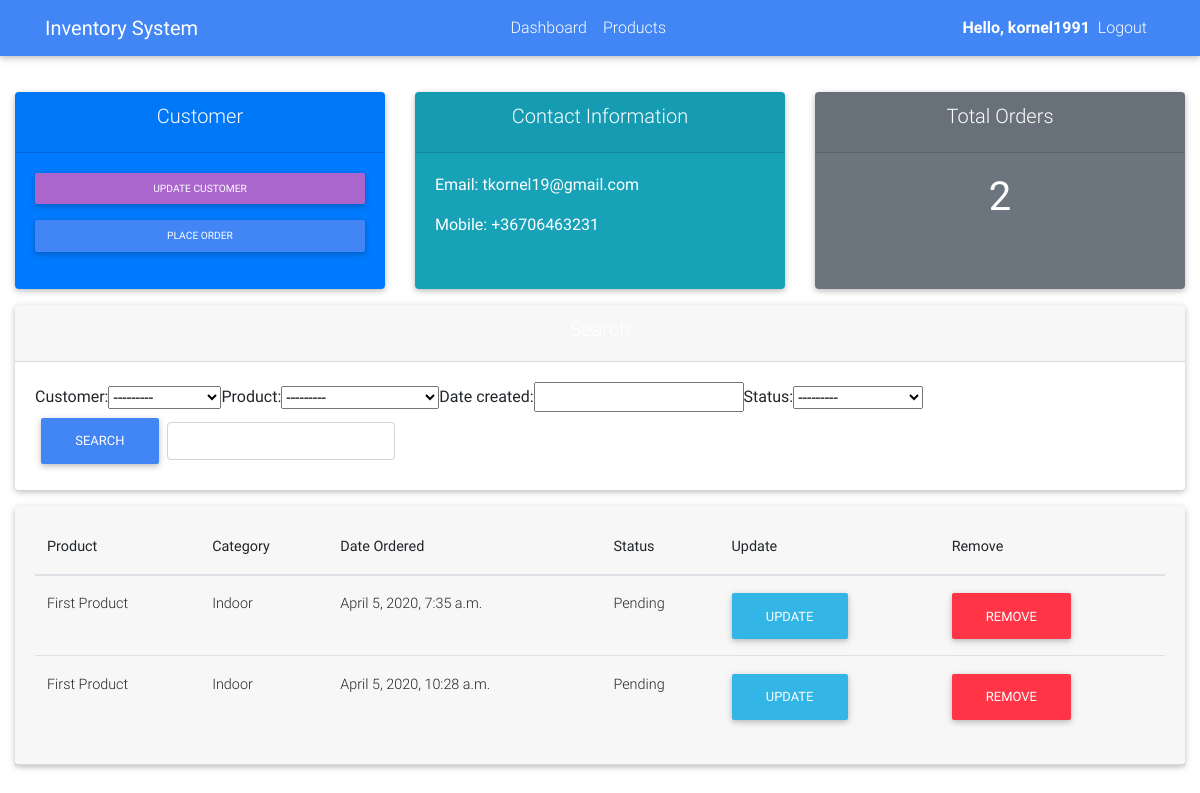
Screenshot of /customer/1/ (signed in) with the database file from the repository.
### inventory/models.py (models this page shows, shortened)
class Customer(models.Model):
    user = models.OneToOneField(User, null=True, on_delete=models.CASCADE)
    name = models.CharField(max_length=150, null=True)
    phone = models.CharField(max_length=150, null=True)
    email = models.CharField(max_length=150, null=True)
    profile_pic = models.ImageField(null=True, blank=True)
    date_created = models.DateTimeField(auto_now_add=True, null=True)
    def __str__(self):
        return self.name

class Order(models.Model):
    STATUS = (
        ('Pending', 'Pending'),
        ('Out for delivery', 'Out for delivery'),
        ('Delivered', 'Delivered')
    )
    customer = models.ForeignKey(Customer, null=True, on_delete=models.SET_NULL)
    product = models.ForeignKey(Product, null=True, on_delete=models.SET_NULL)
    date_created = models.DateTimeField(auto_now_add=True, null=True)
    status = models.CharField(max_length=200, null=True, choices=STATUS)

class Product(models.Model):
    CATEGORY = (
        ('Indoor', 'Indoor'),
        ('Out Door', 'Out Door'),
    )
    name = models.CharField(max_length=50)
    category = models.CharField(max_length=50, choices=CATEGORY)
    description = models.CharField(max_length=100)
    date_created = models.DateTimeField(auto_now_add=True, null=True)
    price = models.FloatField(null=True)
    def __str__(self):
        return self.name

### inventory/decorators.py (the view)
        def wrapper_func(request, *args, **kwargs):
            group = None
            if request.user.groups.exists():
                group = request.user.groups.all()[0].name
            if group in allowed_roles:
                return view_func(request, *args, **kwargs)
            else:
                return HttpResponse("Youre are not authorized to view this page ")

### inventory/views.py (called while the page is built)
@login_required(login_url='login')
@allowed_users(allowed_roles=['admin'])
def customer(request, pk_test):
    customer = Customer.objects.get(id=pk_test)
    orders = customer.order_set.all()
    myfilter = OrderFilter(request.GET, queryset=orders)
    orders = myfilter.qs
    order_count = orders.count()
    context = {'customer': customer, 'orders': orders, 'order_count': order_count, 'myfilter': myfilter}
    return render(request, 'customer.html', context)

### inventory/templates/customer.html
    {% extends 'layout.html' %}
    {% block content %}
    <br>
    <div class="row">
        <div class="col">
            <div class="card mb-3 h-100" id="orders-total">
                <div class="card-header text-center text-white">
                    <h5 class="card-title">Customer</h5>
                </div>
                <div class="card-body">
                    <a href="" class="btn mb-3 btn-secondary btn-sm btn-block">Update Customer</a>
                    <a href="{% url 'create_order' customer.id %}" class="btn btn-primary btn-sm btn-block">Place Order</a>
                </div>
            </div>
        </div>
        <div class="col">
            <div class="card mb-3 h-100" id="orders-delivered">
                <div class="card-header text-center text-white">
                    <h5 class="card-title">Contact Information</h5>
                </div>
                <div class="card-body">
                    <form action="get">
                        <div class="form-group">
                            <p class="text-white">Email: {{ customer.email }}</p>
                            <p class="text-white">Mobile: {{ customer.phone }}</p>
                        </div>
                    </form>
                </div>
            </div>
        </div>
        <div class="col">
            <div class="card mb-3 h-100" id="total-orders">
                <div class="card-header text-center text-white">
                    <h5 class="card-title">Total Orders</h5>
                </div>
                <div class="card-body">
                    <h1 class="text-center text-white">{{ order_count }}</h1>
                </div>
            </div>
        </div>
    </div>
    <div class="row">
        <div class="col">
            <div class="card mb-3 mt-3" id="search">
                <div class="card-header text-center text-white">
                    <h5>Search</h5>
                </div>
                <div class="card-body">
                    <form class="form-inline" action="get">
                        {{myfilter.form}}
                        <div class="form-group">
                            <button class="btn btn-primary mr-2">Search</button>
                            <input type="text" class="form-control " id="search" name="search">
                        </div>
                    </form>
                </div>
            </div>
        </div>
    </div>
    <div class="row">
        <div class="col">
            <div class="card mb-3" id="">
                <div class="card-header text-white">
                    <div class="table-responsive">
                        <table class="table ">
                          <thead>
                            <tr>
                              <th scope="col">Product</th>
                              <th scope="col">Category</th>
                                <th scope="col">Date Ordered</th>
                                <th scope="col">Status</th>
                                <th scope="col">Update</th>
                                <th scope="col">Remove</th>
                            </tr>
                          </thead>
                            {%  for order in orders %}
                            <tr>
                                <td>{{ order.product }}</td>
                                <td>{{ order.product.category }}</td>
                                <td>{{ order.date_created }}</td>
                                <td>{{ order.status }}</td>
                                <td><a class="btn btn-info" href="{% url 'update_order' order.id %}">Update</a></td>
                                <td><a class="btn btn-danger" href="{% url 'delete_order' order.id %}">Remove</a></td>
                            </tr>
                            {% endfor %}
                        </table>
                    </div>
                </div>
            </div>
        </div>
    </div>
    {% endblock %}

### inventory/templates/layout.html (shortened to what this page needs)
{% load static %}
<!DOCTYPE html>
<html lang="en">
<head>
  <link rel="stylesheet" href="https://use.fontawesome.com/releases/v5.8.1/css/all.css">
    <link href="{% static 'css/bootstrap.min.css' %}" rel="stylesheet">
    <link href="{% static 'css/mdb.min.css' %}" rel="stylesheet">
    <link href="{% static 'css/layout.css' %}" rel="stylesheet">
    <link href="{% static 'css/style.min.css' %}" rel="stylesheet">
</head>
<body>
    {% include "navbar.html" %}
    <div class="container-fluid">
    <div class="mt-1 pt-2">
    </div>
    {% block content %}
    {% endblock content %}
    </div>
</body>
</html>

### inventory/templates/navbar.html (shortened to what this page needs)
<nav class="navbar navbar-expand-lg navbar-dark bg-primary">
    <div class="container">
      <a class="navbar-brand waves-effect" href="/">
        <strong class="white-text">Inventory System</strong>
      </a>
      <div class="collapse navbar-collapse" id="navbarSupportedContent">
        <ul class="navbar-nav ml-auto">
         {% if request.user.is_authenticated %}
          <li class="nav-item">
          <a class="nav-link" href="{% url 'home' %}">Dashboard</a>
          </li>
          <li class="nav-item">
            <a class="nav-link" href="{% url 'products' %}">Products</a>
          </li>
        </ul>
        <ul class="navbar-nav ml-auto">
          <li class="nav-item d-flex align-items-center">
            <span class="clearfix text-white hello-msg">Hello, {{request.user}}</span>
          </li>
          <li class="nav-item">
            <a class="nav-link waves-effect" href="{% url 'logout' %}">
              <span class="clearfix d-none d-sm-inline-block"> Logout </span>
            </a>
          </li>
        </ul>
          {% endif %}
      </div>
    </div>
  </nav>

### inventory/templates/scripts.html (shortened to what this page needs)
{% load static %}

### inventory/static/css/layout.css (style rules this page uses)
#orders-total { background-color: #007bff; }
#orders-delivered { background-color: #17a2b8; }
span.hello-msg { font-weight: bold; }
#total-orders { background-color: #6c757d; }

### inventory/templates/layout.html (style rules this page uses)
html, body, header, .carousel { height: 60vh; }

### rows the page displays
Customer: email "tkornel19@gmail.com", phone "+36706463231"
Order: product "First Product", product.category "Indoor", date_created "April 5, 2020, 7:35 a.m.", status "Pending"
Order: product "First Product", product.category "Indoor", date_created "April 5, 2020, 10:28 a.m.", status "Pending"

### other values shown
{{ request.user }} "kornel1991"
{{ order_count }} "2"
